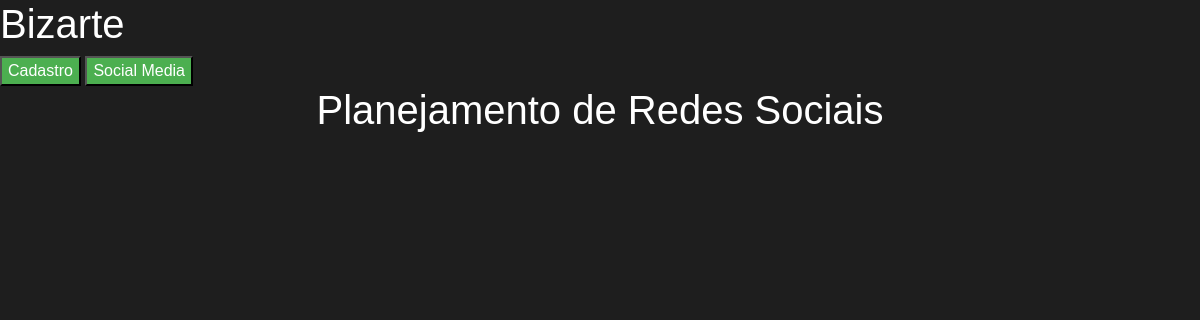
/visualizar_planejamento_atual/1, run on an earlier commit of the app's database.
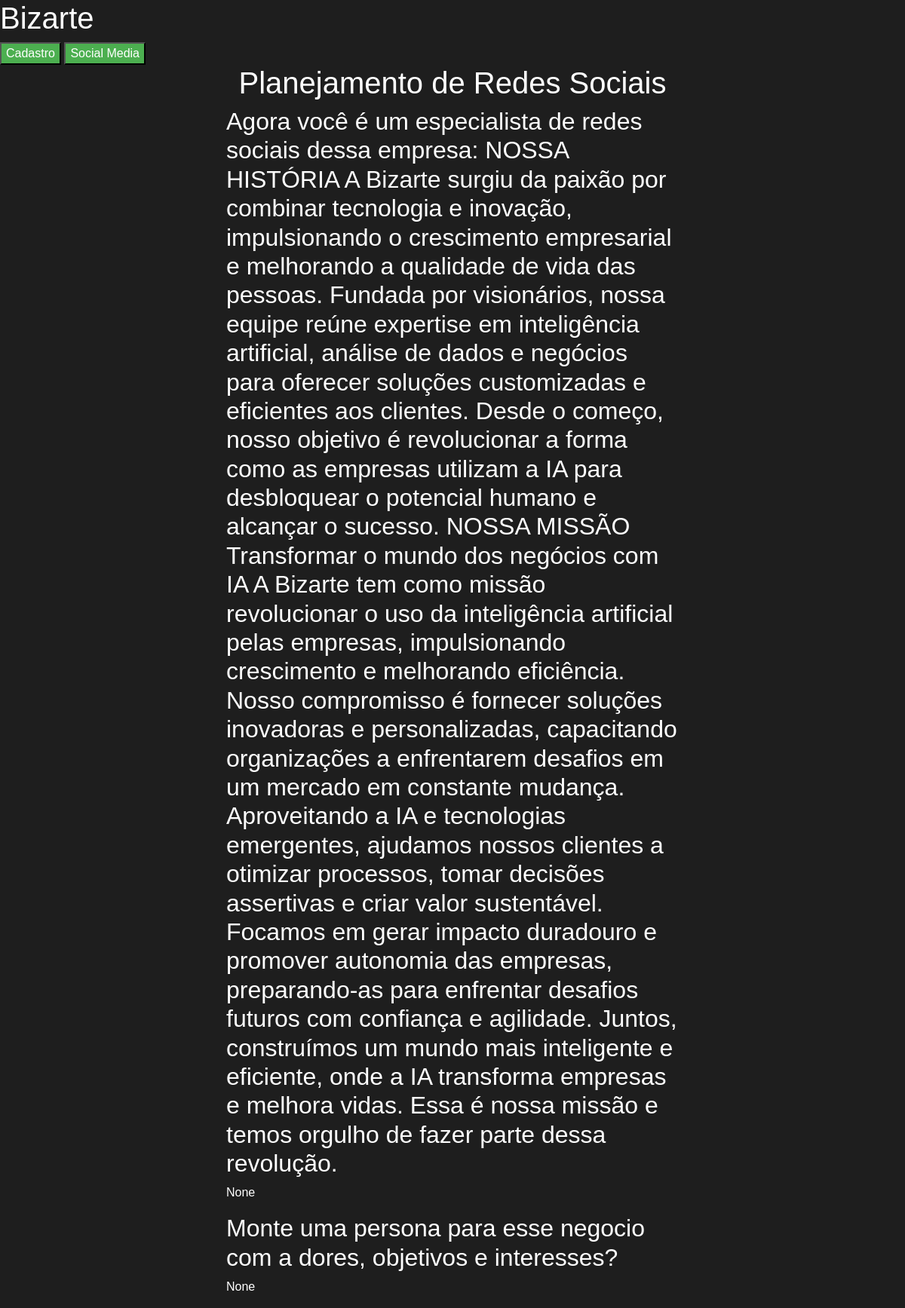
And on a later commit of the database.
### models.py (models this page shows)
class Resposta(db.Model):
    id = db.Column(db.Integer, primary_key=True)
    id_empresa = db.Column(db.Integer, db.ForeignKey('empresa.id'), nullable=False)
    pergunta = db.Column(db.Text, nullable=False)
    resposta = db.Column(db.Text)
    classificacao = db.Column(db.String(200))  # Nova coluna
    data_criacao = db.Column(db.DateTime, default=datetime.utcnow)
    data_atualizacao = db.Column(db.DateTime, onupdate=datetime.utcnow)

### app.py (the view)
@app.route('/visualizar_planejamento_atual/<int:id_empresa>', methods=['GET'])
def visualizar_planejamento_atual(id_empresa):
    classificacoes = [
        "Apresentação",
        "Persona",
        "Comportamento da persona das Redes",
        "Público-Alvo",
        "Objetivos das Redes",
        "Redes Socais",
        "KPI's de acompanhamento",
    ]
    respostas = []
    for classificacao in classificacoes:
        resposta = Resposta.query.filter_by(id_empresa=id_empresa, classificacao=classificacao).order_by(Resposta.data_criacao.desc()).first()
        if resposta:
            respostas.append(resposta)
    return render_template('visualizar_planejamento.html', respostas=respostas)

### templates/visualizar_planejamento.html
{% extends "base.html" %}
{% block content %}
    <h1 style="text-align: center;">Planejamento de Redes Sociais</h1>
    <div style="width: 50%; margin: 0 auto;">
        {% for resposta in respostas %}
            <div class="resposta-box">
                <h2>{{ resposta.pergunta }}</h2>
                <p>{{ resposta.resposta }}</p>
            </div>
        {% endfor %}
    </div>
{% endblock %}

### templates/base.html (shortened to what this page needs)
<!DOCTYPE html>
<html>
<head>
    <link rel="stylesheet" type="text/css" href="{{ url_for('static', filename='css/bootstrap.min.css') }}">
    <link rel="stylesheet" type="text/css" href="{{ url_for('static', filename='style.css') }}">
</head>
<body>
    <h1>Bizarte</h1>
    <div class="dropdown">
        <button class="dropbtn">Cadastro</button>
    </div>
    <div class="dropdown">
        <button class="dropbtn">Social Media</button>
    </div>
    {% block content %}{% endblock %}
</body>
</html>

### static/style.css (style rules this page uses)
body { background-color: #1e1e1e; color: #ffffff; font-family: Arial, sans-serif; }
.dropdown { position: relative; display: inline-block; }
h1, h2, h3, h4, h5, h6 { color: #ffffff; }
input[type=submit], button { background-color: #4CAF50; color: white; cursor: pointer; }

What changed in the data, as far as the page shows it:
added Resposta: pergunta "Agora você é um especialista de redes sociais dessa empresa: NOSSA HISTÓRIA A Bizarte surgiu da paixão por combinar tecnologia e inovação, impulsionando o crescimento empresarial e melhorando a qualidade de vida das pessoas. Fundada por visionários, nossa equipe reúne expertise em inteligência artificial, análise de dados e negócios para oferecer soluções customizadas e eficientes aos clientes. Desde o começo, nosso objetivo é revolucionar a forma como as empresas utilizam a IA para desbloquear o potencial humano e alcançar o sucesso. NOSSA MISSÃO Transformar o mundo dos negócios com IA A Bizarte tem como missão revolucionar o uso da inteligência artificial pelas empresas, impulsionando…", resposta "None"
added Resposta: pergunta "Monte uma persona para esse negocio com a dores, objetivos e interesses?", resposta "None"
